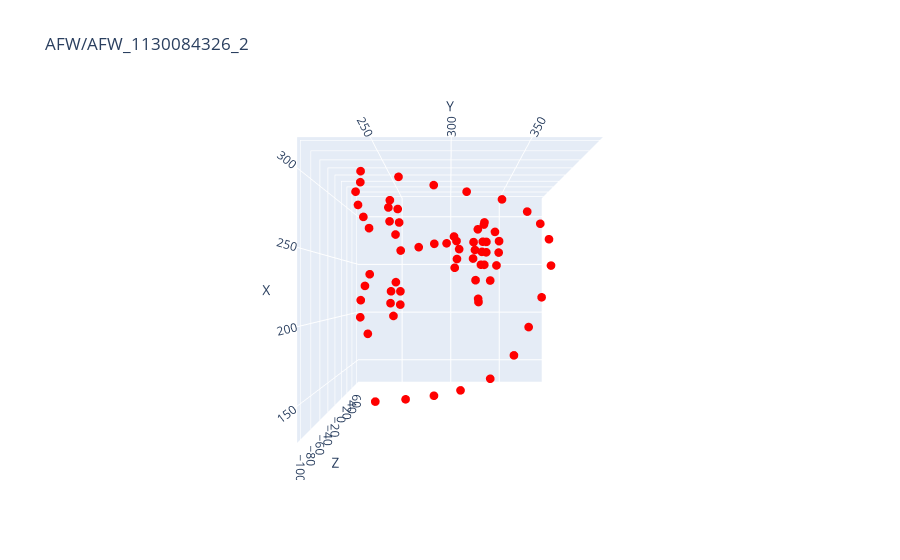

The cell this chart's notebook holds for it:
### Code cell
index = 4
row = lm.iloc[index]
plot_3d(row)
